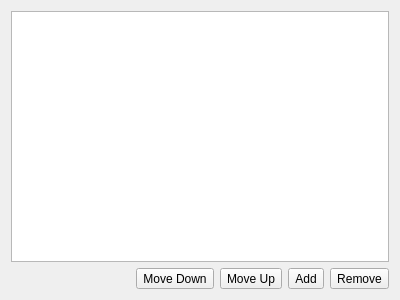
<?xml version="1.0" encoding="UTF-8"?>
<ui version="4.0">
 <class>DlgPresence</class>
 <widget class="QWidget" name="DlgPresence">
  <property name="geometry">
   <rect>
    <x>0</x>
    <y>0</y>
    <width>400</width>
    <height>300</height>
   </rect>
  </property>
  <layout class="QGridLayout" name="gridLayout">
   <item row="1" column="3">
    <widget class="QToolButton" name="m_pAdd">
     <property name="text">
      <string>Add</string>
     </property>
    </widget>
   </item>
   <item row="1" column="4">
    <widget class="QToolButton" name="m_pRemove">
     <property name="text">
      <string>Remove</string>
     </property>
    </widget>
   </item>
   <item row="1" column="2">
    <widget class="QToolButton" name="m_pUp">
     <property name="text">
      <string>Move Up</string>
     </property>
    </widget>
   </item>
   <item row="1" column="1">
    <widget class="QToolButton" name="m_pDown">
     <property name="text">
      <string>Move Down</string>
     </property>
    </widget>
   </item>
   <item row="0" column="0" colspan="5">
    <widget class="QTableView" name="m_pView">
     <property name="selectionBehavior">
      <enum>QAbstractItemView::SelectRows</enum>
     </property>
     <attribute name="verticalHeaderVisible">
      <bool>false</bool>
     </attribute>
    </widget>
   </item>
  </layout>
 </widget>
 <resources/>
 <connections/>
</ui>
